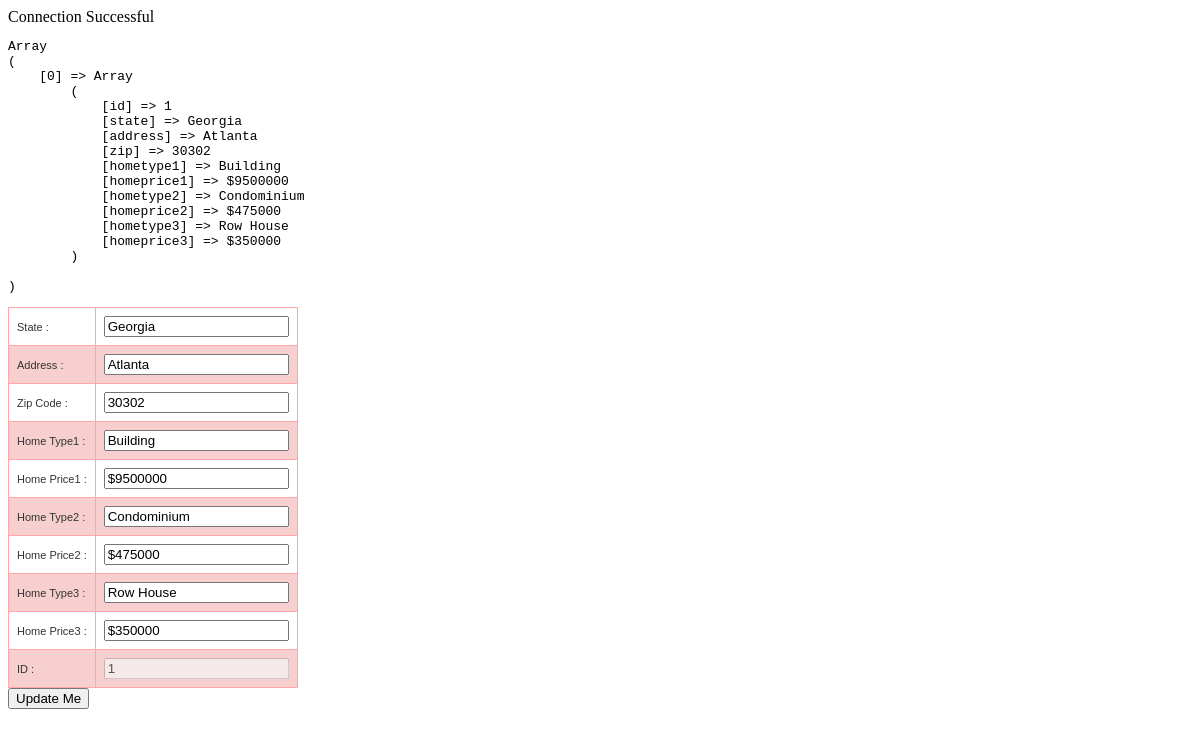
The app's page /updateThisUser.php?id=1 with its own data.
### tables this page shows
CREATE TABLE `state` (
  `id` int(11) NOT NULL,
  `state` varchar(255) DEFAULT NULL,
  `address` varchar(255) DEFAULT NULL,
  `zip` int(11) DEFAULT NULL,
  `hometype1` varchar(255) DEFAULT NULL,
  `homeprice1` varchar(255) DEFAULT NULL,
  `hometype2` varchar(255) DEFAULT NULL,
  `homeprice2` varchar(255) DEFAULT NULL,
  `hometype3` varchar(255) DEFAULT NULL,
  `homeprice3` varchar(255) DEFAULT NULL
);

### functions.php (called while the page is built, shortened)
<?php
function fetchThisUser($id)
{
    global $mysqli;
    $stmt = $mysqli->prepare(
      "
    SELECT
    id,
    state,
    address,
    zip,
    hometype1,
    homeprice1,
    hometype2,
    homeprice2,
    hometype3,
    homeprice3
    FROM state
    WHERE
    id = ?
    "
    );
    $stmt->bind_param("i", $id);
    $stmt->execute();
    $stmt->bind_result($id, $state, $address, $zipcode, $hometype1, $homeprice1, $hometype2, $homeprice2, $hometype3, $homeprice3);
  while ($stmt->fetch()) {
    $row1[] = array(
      'id'                      => $id,
      'state'                   => $state,
      'address'                 => $address,
      'zip'                     => $zipcode,
      'hometype1'                => $hometype1,
      'homeprice1'               => $homeprice1,
      'hometype2'                => $hometype2,
      'homeprice2'               => $homeprice2,
      'hometype3'                => $hometype3,
      'homeprice3'               => $homeprice3
    );
  }
  return ($row1);
}

### updateThisUser.php (the view, shortened to what this page needs)
<?php
$thisUserID = $_GET['id'];
$foundUser = fetchThisUser($thisUserID);
echo "<pre>";
  print_r($foundUser);
echo "</pre>";
?>
<!DOCTYPE html PUBLIC '-//W3C//DTD XHTML 1.0 Transitional//EN' 'http://www.w3.org/TR/xhtml1/DTD/xhtml1-transitional.dtd'>
<html xmlns='http://www.w3.org/1999/xhtml'>
<head>
</head>
<body>
<form name="getUserDetails" method="post" action="processUpdateUser.php">
<table class="table-style-three">
  <?php foreach ($foundUser as $userdetails) { ?>
  <tr><td>State :</td>      <td><input type="text" name="state" value="<?php print $userdetails['state']; ?>"></td></tr>
  <tr><td>Address :</td>       <td><input type="text" name="address" value="<?php print $userdetails['address']; ?>"></td></tr>
  <tr><td>Zip Code :</td>  <td><input type="text" name="zipcode" value="<?php print $userdetails['zip']; ?>"></td></tr>
  <tr><td>Home Type1 :</td>          <td><input type="text" name="hometype1" value="<?php print $userdetails['hometype1']; ?>"></td></tr>
  <tr><td>Home Price1 :</td>           <td><input type="text" name="homeprice1" value="<?php print $userdetails['homeprice1']; ?>"></td></tr>
  <tr><td>Home Type2 :</td>            <td><input type="text" name="hometype2" value="<?php print $userdetails['hometype2']; ?>"></td></tr>
    <tr><td>Home Price2 : </td>      <td><input type="text" name="homeprice2" value="<?php print $userdetails['homeprice2'];?>"></td></tr>
    <tr><td>Home Type3 : </td>      <td><input type="text" name="hometype3" value="<?php print $userdetails['hometype3'];?>"></td></tr>
    <tr><td>Home Price3 : </td>      <td><input type="text" name="homeprice3" value="<?php print $userdetails['homeprice3'];?>"></td></tr>
    <tr><td>ID : </td>      <td><input type="text" name="id" value="<?php print $userdetails['id'];  ?>" disabled></td></tr>
  <?php } ?>
</table>
  <input type="submit" name="submit" value="Update Me">
</form>
</body>
</html>

### updateThisUser.php (style rules this page uses)
table.table-style-three { font-family: verdana, arial, sans-serif; font-size: 11px; color: #333333; border-width: 1px; border-color: #3A3A3A; border-collapse: collapse; }
table.table-style-three tr:nth-child(even) td { background-color: #F7CFCF; }
table.table-style-three td { border-width: 1px; padding: 8px; border-style: solid; border-color: #FFA6A6; background-color: #ffffff; }

### records on screen
state: state "Georgia", address "Atlanta", zipcode "30302", hometype1 "Building", homeprice1 "$9500000", hometype2 "Condominium", homeprice2 "$475000", hometype3 "Row House", homeprice3 "$350000", id "1"
